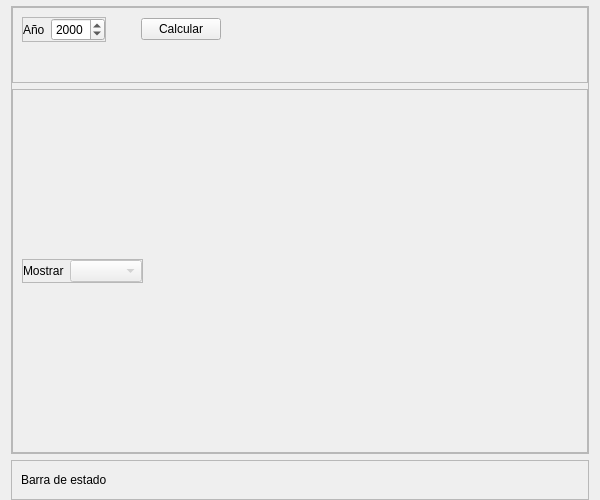
<?xml version="1.0" encoding="UTF-8"?>
<ui version="4.0">
 <class>Frame</class>
 <widget class="QFrame" name="Frame">
  <property name="geometry">
   <rect>
    <x>0</x>
    <y>0</y>
    <width>600</width>
    <height>500</height>
   </rect>
  </property>
  <property name="windowTitle">
   <string>Frame</string>
  </property>
  <layout class="QVBoxLayout" name="verticalLayout">
   <property name="topMargin">
    <number>0</number>
   </property>
   <property name="rightMargin">
    <number>11</number>
   </property>
   <property name="bottomMargin">
    <number>0</number>
   </property>
   <item>
    <widget class="QFrame" name="tool_bar_frame">
     <property name="sizePolicy">
      <sizepolicy hsizetype="Preferred" vsizetype="Maximum">
       <horstretch>0</horstretch>
       <verstretch>0</verstretch>
      </sizepolicy>
     </property>
     <property name="frameShape">
      <enum>QFrame::StyledPanel</enum>
     </property>
     <property name="frameShadow">
      <enum>QFrame::Raised</enum>
     </property>
    </widget>
   </item>
   <item>
    <widget class="QFrame" name="main_content_frame">
     <property name="frameShape">
      <enum>QFrame::StyledPanel</enum>
     </property>
     <property name="frameShadow">
      <enum>QFrame::Raised</enum>
     </property>
     <layout class="QVBoxLayout" name="verticalLayout_2">
      <property name="leftMargin">
       <number>0</number>
      </property>
      <property name="topMargin">
       <number>0</number>
      </property>
      <property name="rightMargin">
       <number>0</number>
      </property>
      <property name="bottomMargin">
       <number>0</number>
      </property>
      <item>
       <widget class="QFrame" name="frame_3">
        <property name="sizePolicy">
         <sizepolicy hsizetype="Preferred" vsizetype="Maximum">
          <horstretch>0</horstretch>
          <verstretch>0</verstretch>
         </sizepolicy>
        </property>
        <property name="frameShape">
         <enum>QFrame::StyledPanel</enum>
        </property>
        <property name="frameShadow">
         <enum>QFrame::Raised</enum>
        </property>
        <layout class="QHBoxLayout" name="horizontalLayout_5">
         <property name="spacing">
          <number>35</number>
         </property>
         <property name="bottomMargin">
          <number>40</number>
         </property>
         <item>
          <widget class="QFrame" name="frame_5">
           <property name="sizePolicy">
            <sizepolicy hsizetype="Maximum" vsizetype="Maximum">
             <horstretch>0</horstretch>
             <verstretch>0</verstretch>
            </sizepolicy>
           </property>
           <property name="frameShape">
            <enum>QFrame::StyledPanel</enum>
           </property>
           <property name="frameShadow">
            <enum>QFrame::Raised</enum>
           </property>
           <layout class="QHBoxLayout" name="horizontalLayout_3">
            <property name="leftMargin">
             <number>0</number>
            </property>
            <property name="topMargin">
             <number>0</number>
            </property>
            <property name="rightMargin">
             <number>0</number>
            </property>
            <property name="bottomMargin">
             <number>0</number>
            </property>
            <item>
             <widget class="QLabel" name="label_2">
              <property name="text">
               <string>Año</string>
              </property>
             </widget>
            </item>
            <item>
             <widget class="QDateEdit" name="year_date_edit">
              <property name="cursor">
               <cursorShape>PointingHandCursor</cursorShape>
              </property>
              <property name="displayFormat">
               <string>yyyy</string>
              </property>
             </widget>
            </item>
           </layout>
          </widget>
         </item>
         <item>
          <widget class="QPushButton" name="calculate_button">
           <property name="sizePolicy">
            <sizepolicy hsizetype="Maximum" vsizetype="Maximum">
             <horstretch>0</horstretch>
             <verstretch>0</verstretch>
            </sizepolicy>
           </property>
           <property name="cursor">
            <cursorShape>PointingHandCursor</cursorShape>
           </property>
           <property name="text">
            <string>Calcular</string>
           </property>
          </widget>
         </item>
         <item>
          <spacer name="horizontalSpacer_3">
           <property name="orientation">
            <enum>Qt::Horizontal</enum>
           </property>
           <property name="sizeHint" stdset="0">
            <size>
             <width>40</width>
             <height>20</height>
            </size>
           </property>
          </spacer>
         </item>
        </layout>
       </widget>
      </item>
      <item>
       <widget class="QFrame" name="graph_frame">
        <property name="frameShape">
         <enum>QFrame::StyledPanel</enum>
        </property>
        <property name="frameShadow">
         <enum>QFrame::Raised</enum>
        </property>
        <layout class="QVBoxLayout" name="verticalLayout_3">
         <item>
          <widget class="QFrame" name="frame_6">
           <property name="sizePolicy">
            <sizepolicy hsizetype="Maximum" vsizetype="Maximum">
             <horstretch>0</horstretch>
             <verstretch>0</verstretch>
            </sizepolicy>
           </property>
           <property name="frameShape">
            <enum>QFrame::StyledPanel</enum>
           </property>
           <property name="frameShadow">
            <enum>QFrame::Raised</enum>
           </property>
           <layout class="QHBoxLayout" name="horizontalLayout_4">
            <property name="leftMargin">
             <number>0</number>
            </property>
            <property name="topMargin">
             <number>0</number>
            </property>
            <property name="rightMargin">
             <number>0</number>
            </property>
            <property name="bottomMargin">
             <number>0</number>
            </property>
            <item>
             <widget class="QLabel" name="label_3">
              <property name="sizePolicy">
               <sizepolicy hsizetype="Maximum" vsizetype="Maximum">
                <horstretch>0</horstretch>
                <verstretch>0</verstretch>
               </sizepolicy>
              </property>
              <property name="text">
               <string>Mostrar</string>
              </property>
             </widget>
            </item>
            <item>
             <widget class="QComboBox" name="vertical_axes_combo_box">
              <property name="enabled">
               <bool>false</bool>
              </property>
              <property name="sizePolicy">
               <sizepolicy hsizetype="Maximum" vsizetype="Maximum">
                <horstretch>0</horstretch>
                <verstretch>0</verstretch>
               </sizepolicy>
              </property>
              <property name="cursor">
               <cursorShape>PointingHandCursor</cursorShape>
              </property>
              <property name="currentText">
               <string/>
              </property>
             </widget>
            </item>
           </layout>
          </widget>
         </item>
        </layout>
       </widget>
      </item>
     </layout>
    </widget>
   </item>
   <item>
    <widget class="QFrame" name="frame_2">
     <property name="sizePolicy">
      <sizepolicy hsizetype="Preferred" vsizetype="Maximum">
       <horstretch>0</horstretch>
       <verstretch>0</verstretch>
      </sizepolicy>
     </property>
     <property name="frameShape">
      <enum>QFrame::StyledPanel</enum>
     </property>
     <property name="frameShadow">
      <enum>QFrame::Raised</enum>
     </property>
     <layout class="QHBoxLayout" name="horizontalLayout">
      <item>
       <widget class="QLabel" name="status_bar_label">
        <property name="sizePolicy">
         <sizepolicy hsizetype="Maximum" vsizetype="Maximum">
          <horstretch>0</horstretch>
          <verstretch>0</verstretch>
         </sizepolicy>
        </property>
        <property name="text">
         <string>Barra de estado</string>
        </property>
       </widget>
      </item>
      <item>
       <spacer name="horizontalSpacer">
        <property name="orientation">
         <enum>Qt::Horizontal</enum>
        </property>
        <property name="sizeHint" stdset="0">
         <size>
          <width>40</width>
          <height>20</height>
         </size>
        </property>
       </spacer>
      </item>
     </layout>
    </widget>
   </item>
  </layout>
 </widget>
 <resources/>
 <connections/>
</ui>
